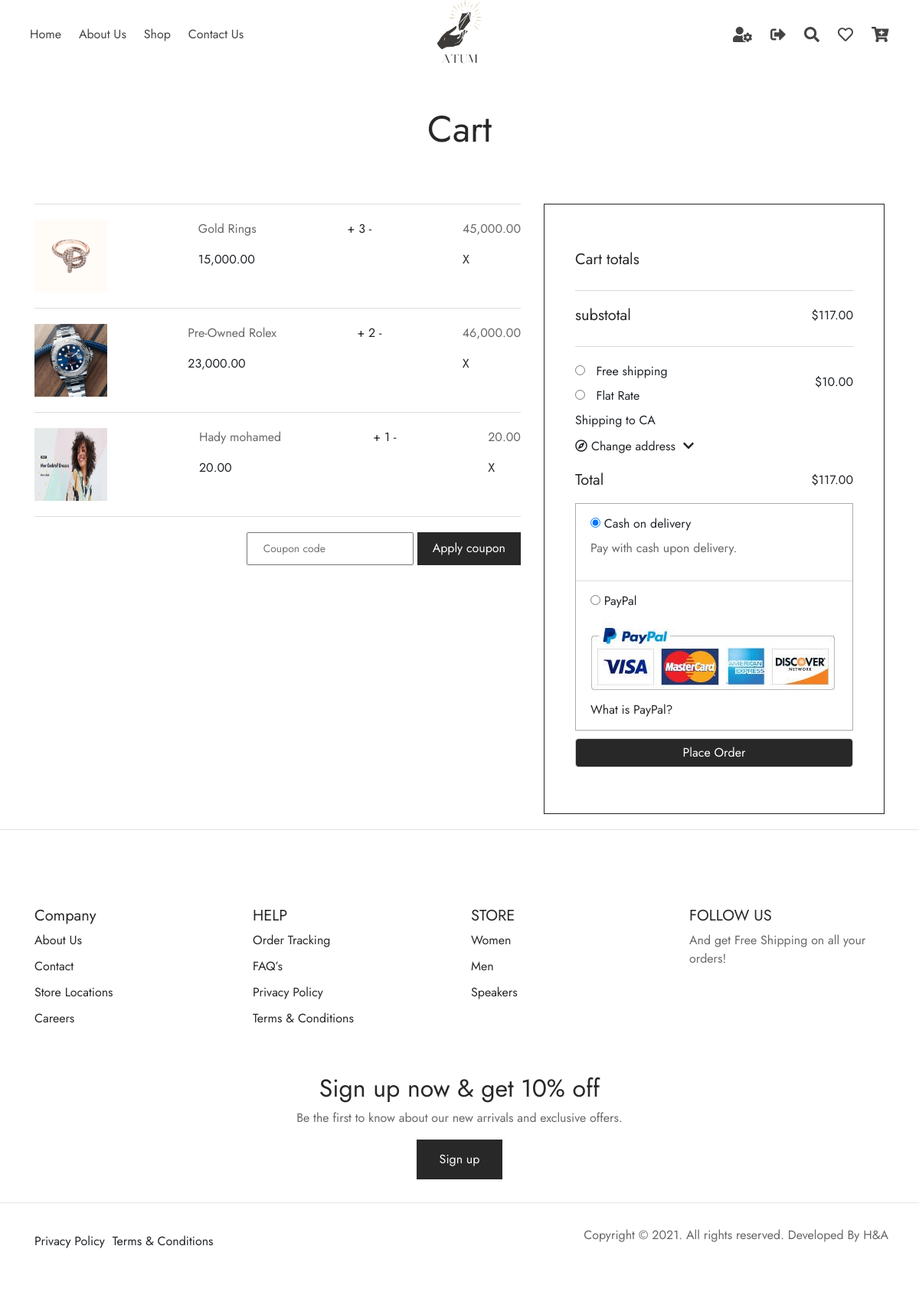
Screenshot of /cart.php (signed in) with the database file from the repository.
### tables this page shows
CREATE TABLE `ha_cart` (
  `HA_C_ID` bigint(20) UNSIGNED NOT NULL,
  `HA_C_User_ID` varchar(255) NOT NULL,
  `HA_C_Product_ID` varchar(255) NOT NULL,
  `HA_C_Qty` varchar(255) NOT NULL,
  `HA_C_Unit_Price` varchar(255) NOT NULL,
  `HA_C_Date_Created` varchar(255) NOT NULL,
  `HA_C_Time_Created` varchar(255) NOT NULL,
  `HA_C_Status` varchar(255) NOT NULL
);

CREATE TABLE `ha_products` (
  `HA_P_ID` bigint(20) UNSIGNED NOT NULL,
  `HA_P_Name` varchar(255) NOT NULL,
  `HA_P_Price` varchar(255) NOT NULL,
  `HA_P_Description` text NOT NULL,
  `HA_P_Category_ID` varchar(255) NOT NULL,
  `HA_P_Qty` varchar(255) NOT NULL,
  `HA_P_Alert_Qty` varchar(255) NOT NULL,
  `HA_P_Brand` varchar(255) NOT NULL,
  `HA_P_Available_From_Date` varchar(255) NOT NULL,
  `HA_P_Date_Created` varchar(255) NOT NULL,
  `HA_P_Time_Created` varchar(255) NOT NULL,
  `HA_P_User_ID_Created` varchar(255) NOT NULL,
  `HA_P_Status` varchar(255) NOT NULL,
  `HA_P_Views` int(11) NOT NULL
);

### Datebase/DB-Cart.php (called while the page is built, shortened)
<?php
    if(!empty($_SESSION['HA_U_ID'])){
        $SQL_Product_In_Cart = 'SELECT * FROM ha_cart WHERE HA_C_User_ID = "'.$_SESSION['HA_U_ID'].'" AND HA_C_Status != "Purchased"';
        $Result_Product_In_Cart = mysqli_query($Connection,$SQL_Product_In_Cart);
        $Count_Product_In_Cart  = mysqli_num_rows($Result_Product_In_Cart);
    }
?>

### Website-Structure/cart-body.php (the view, shortened to what this page needs)
<div class="cart-items">
    <h1 class="page-title" itemprop="name headline">Cart</h1>
</div>
<div class="cheack-price container">
    <div class="list">
        <div class="content-parent row">
            <div class="content-grid col-lg-7">
                <?php
                    if ($Count_Product_In_Cart > 0) {
                        while ($Rows = mysqli_fetch_array($Result_Product_In_Cart)) {
                            $SQL_Products_List = 'SELECT * FROM ha_products WHERE HA_P_ID = "'.$Rows['HA_C_Product_ID'].'"';
                            $Result_Products_List = mysqli_query($Connection,$SQL_Products_List);
                            $Row_Products_List  = mysqli_fetch_array($Result_Products_List, MYSQLI_ASSOC);
                            if ($Row_Products_List['HA_P_Status'] == 'Active') {
                                $Path_Folder_Cover = 'IMG/Imges-Products/P_ID-'.$Row_Products_List['HA_P_ID'].'/P_ID-'.$Row_Products_List['HA_P_ID'].'-Cover';
                                $Cover_Img = scandir($Path_Folder_Cover);
                                echo '
                                    <div class="content-list">
                                        <img src="'.$Path_Folder_Cover . '/' . $Cover_Img[2] . '" alt="" />
                                        <div class="content-price">
                                            <p> '.$Row_Products_List['HA_P_Name'].'</p>
                                            <span>'.number_format( $Rows['HA_C_Unit_Price'],2).'</span>
                                        </div>
                                        <div class="plus-min">
                                            <span>+</span>
                                            <span>'.$Rows['HA_C_Qty'] .'</span>
                                            <span>-</span>
                                        </div>
                                        <div class="Total">
                                            <p>'.number_format($Rows['HA_C_Qty'] * $Rows['HA_C_Unit_Price'] , 2).'</p>
                                            <span>X</span>
                                        </div>
                                    </div>
                                ';
                            }
                        }
                    }
                ?>
                <form class="code-discound">
                    <input type="text" name="coupon_code" class="input-text" id="coupon_code" value="" placeholder="Coupon code">
                    <button type="submit" class="button" name="apply_coupon" value="Apply coupon">Apply coupon</button>
                </form>
            </div>
            <div class="cheackout-prent col-lg-5">
                <form class="payment">
                    <div class="total">
                        <h2>Cart totals</h2>
                    </div>
                    <div class="total">
                        <h2> substotal </h2>
                        <span> $117.00 </span>
                    </div>
                    <div class="shipping">
                        <div>
                            <input type="radio" id="Free shipping" name="fav_language" value="Free shipping">   <label for="html">Free shipping</label>
                        </div>
                        <div>
                            <input type="radio" id="Flat Rate" name="fav_language" value="Flat Rate">   <label for="html">Flat Rate</label>
                        </div>
                        <div>
                            <span>Shipping to <span>CA</span></span>
                        </div>
                        <span class="price-subtotal">$10.00</span>
                        <div class="changer-address">
                            <span><i class="far fa-compass"></i><span>Change address</span> <span><i class="fas fa-chevron-down"></i></span></span>
                            <div class="total-all">
                                <h2> Total </h2>
                                <span> $117.00 </span>
                            </div>
                            <ul class="choose-payment">
                                <li class="wc_payment">
                                    <input id="payment_method_cod" type="radio" class="input-radio" name="payment_method" value="cod" checked="checked" data-order_button_text="">
                                    <label for="payment_method_cod">
                                            Cash on delivery
                                        </label>
                                    <div class="payment_box payment_method_cod">
                                        <p>Pay with cash upon delivery.</p>
                                    </div>
                                </li>
                                <li class="wc_payment paybal-link">
                                    <input id="payment_method_paypal" type="radio" class="input-radio" name="payment_method" value="paypal">
                                    <label for="payment_method_paypal">
                                            PayPal
                                        </label>
                                    <img src="./IMG/paybal.jpg" alt="PayPal acceptance mark">
                                    <a href="https://www.paypal.com/us/webapps/mpp/paypal-popup" class="about_paypal">What is PayPal?</a>
                                </li>
                            </ul>
                            <div class="submit-price">
                                <button type="submit" class="form-control"> Place Order </button>
                            </div>
                </form>
                </div>
                </div>
            </div>
        </div>

### CSS-Files/sharall.css (style rules this page uses)
*, *::after, *::before { box-sizing: border-box; }
body { font-family: 'Jost', sans-serif; font-weight: 400; }
ul { margin: 0px; padding: 0px; }
li { list-style: none; }
a { text-decoration: none; }
h1, h2, h3, h4, h5, h6 { color: #282828; }
p { color: #686868; }
a { color: #686868; }

### CSS-Files/cart.css (style rules this page uses)
*, *::after, *::before { box-sizing: border-box; }
body { font-family: 'Jost', sans-serif; font-weight: 400; }
ul { margin: 0px; padding: 0px; }
li { list-style: none; }
a { text-decoration: none; }
h1, h2, h3, h4, h5, h6 { color: #282828; }
.cart-items { padding-top: 140px; padding-bottom: 60px; display: flex; justify-content: center; align-items: center; }
.cart-items h1 { font-size: 3rem; }
.cheack-price { width: 100%; }
.cheack-price .list .content-parent .content-list { border-top: 1px solid #ddd; display: flex; justify-content: space-between; padding: 20px 0px; width: 100%; }
.cheack-price .list .content-parent .content-list:last-of-type { border-bottom: 1px solid #ddd; }
.cheack-price .list .content-parent .content-list img { width: 95px; height: 95px; }
.cheack-price .list .content-parent .code-discound { display: flex; justify-content: flex-end; padding-top: 20px; }
.cheack-price .list .content-parent .code-discound input { padding: 0.575rem 1.25rem; font-size: .875em; margin-right: 5px; }
.cheack-price .list .content-parent .code-discound button { background-color: #282828; color: #fff; outline: none; border: none; padding: 0.575rem 1.25rem; }
.cheack-price .list .content-parent .cheackout-prent { padding-bottom: 20px; }
.cheack-price .list .content-parent .cheackout-prent .payment { border: 1px solid currentColor; padding: 40px 40px 40px 40px; }
.cheack-price .list .content-parent .cheackout-prent .payment .total { width: 100%; display: flex; justify-content: space-between; border-bottom: 1px solid #d9d9d9; padding-bottom: 20px; padding-top: 20px; }
.cheack-price .list .content-parent .cheackout-prent .payment .total h2 { font-size: 20px; }
.cheack-price .list .content-parent .cheackout-prent .payment .shipping { padding-top: 20px; padding-bottom: 20px; position: relative; }
.cheack-price .list .content-parent .cheackout-prent .payment .shipping .price-subtotal { position: absolute; right: 0px; top: 6%; }
.cheack-price .list .content-parent .cheackout-prent .payment .shipping .changer-address { margin-top: 10px; }
.cheack-price .list .content-parent .cheackout-prent .payment .shipping .changer-address span span svg { margin-left: 5px; }
.cheack-price .list .content-parent .cheackout-prent .payment .shipping .changer-address span svg { margin-right: 5px; }
.cheack-price .list .content-parent .cheackout-prent .total-all { display: flex; justify-content: space-between; padding-top: 20px; }
.cheack-price .list .content-parent .cheackout-prent .total-all h2 { font-size: 20px; }
.cheack-price .list .content-parent .cheackout-prent .choose-payment { list-style: none; padding-left: 0; margin-bottom: 10px; margin-top: 10px; border: 1px solid #aaa; }
.cheack-price .list .content-parent .cheackout-prent .choose-payment .paybal-link a { color: #282828; }
.cheack-price .list .content-parent .cheackout-prent .choose-payment li { padding: 14px 19px; list-style: none; border-bottom: 1px solid #ddd; }
.cheack-price .list .content-parent .cheackout-prent .choose-payment li:last-child { border-bottom: 0 none; }
.cheack-price .list .content-parent .cheackout-prent .submit-price button { background-color: #282828; color: #fff; }

### rows the page displays
ha_cart: shows a picture, ha_products.HA_P_Name "Gold Rings", HA_C_Unit_Price "15,000.00", HA_C_Qty "3", $Rows['HA_C_Qty'] * $Rows['HA_C_Unit_Price'] "45,000.00"
ha_cart: shows a picture, ha_products.HA_P_Name "Pre-Owned Rolex", HA_C_Unit_Price "23,000.00", HA_C_Qty "2", $Rows['HA_C_Qty'] * $Rows['HA_C_Unit_Price'] "46,000.00"
ha_cart: shows a picture, ha_products.HA_P_Name "Hady mohamed", HA_C_Unit_Price "20.00", HA_C_Qty "1", $Rows['HA_C_Qty'] * $Rows['HA_C_Unit_Price'] "20.00"
